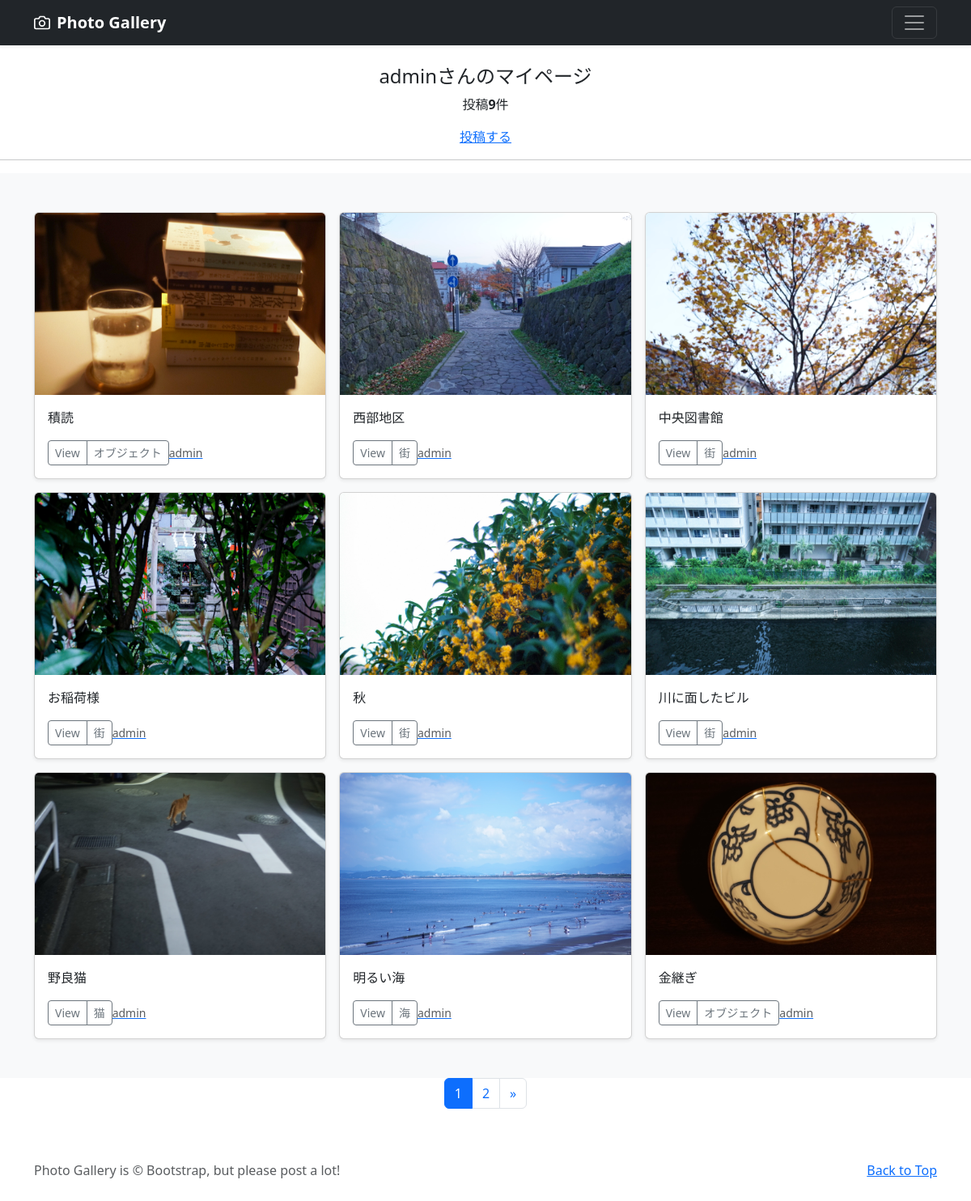
Screenshot of /mypage/ (signed in) with the database file from the repository.
### accounts/models.py (models this page shows)
class CustomUser(AbstractUser):
    pass

### photo/models.py (models this page shows, shortened)
class PhotoPost(models.Model):
    user=models.ForeignKey(
        CustomUser,
        verbose_name='ユーザー',
        on_delete=models.CASCADE
        )
    category=models.ForeignKey(
        Category,
        verbose_name='カテゴリ',
        on_delete=models.PROTECT
        )
    title=models.CharField(
        verbose_name='タイトル', #フィールドのタイトル
        max_length=200          #最大文字数は200
        )
    comment=models.TextField(
        verbose_name='コメント'            #フィールドのタイトル
    )
    image1=models.ImageField(
        verbose_name='イメージ1',           #フィールドのタイトル
        upload_to='photos'                 #MEDIA_ROOT以下のphotosにファイルを保存
    )
    image2=models.ImageField(
        verbose_name='イメージ2',           #フィールドのタイトル
        upload_to='photos',                #MEDIA_ROOT以下のphotosにファイルを保存
        blank=True,                        #フィールドの値の設定は必須ではない
        null=True                          #データベースにnullが保存されていることを許容
    )
    posted_at=models.DateTimeField(
        verbose_name='投稿日時',            #フィールドのタイトル
        auto_now_add=True                  #日時を自動追加
    )

class Category(models.Model):
    title=models.CharField(
        verbose_name='カテゴリ', #フィールドのタイトル
        max_length=20)

### photo/views.py (the view)
# urls.py: path('mypage/', views.MypageView.as_view(), name='mypage'),
class MypageView(ListView):
    template_name='mypage.html'
    paginate_by=9
    def get_queryset(self):
        queryset=PhotoPost.objects.filter(
            user=self.request.user).order_by('-posted_at')
        return queryset

### photo/templates/mypage.html (shortened to what this page needs)
{% extends 'base.html' %}
    {% block contents %}
    {% if user.is_authenticated %}
        <br>
        <div style="text-align:center">
            <h4>{{user.username}}さんのマイページ</h4>
            {% if object_list.count == 0 %}
                <p>{{user.username}}さんの投稿はありません</p>
            {% else %}
                <p>投稿<strong>{{object_list.count}}</strong>件</p>
            {% endif %}
            <a href="{% url 'photo:post' %}">投稿する</a>
        </div>
        <hr>
    {% endif %}
    {% include "photos_list.html" %}
    {% include "pagination.html" %}
    {% endblock %}

### photo/templates/base.html (shortened to what this page needs)
{% load static %}
<!doctype html>
<html lang="ja">
  <head>
  <link href="https://cdn.jsdelivr.net/npm/bootstrap@5.3.0/dist/css/bootstrap.min.css"
      rel="stylesheet"
>
  </head>
  <body>
    <header>
      <div class="navbar navbar-dark bg-dark shadow-sm">
        <div class="container">
          <a href="{% url 'photo:index' %}"
              class="navbar-brand d-flex align-items-center">
            <strong>Photo Gallery</strong>
          </a>
          <button class="navbar-toggler"
                  type="button"
                  data-bs-toggle="collapse"
                  data-bs-target="#navbarHeader"
                  aria-controls="navbarHeader"
                  aria-expanded="false"
                  aria-label="Toggle navigation">
            <span class="navbar-toggler-icon"></span>
          </button>
        </div>
      </div>
    </header>
    <main>
      {% block contents %}{% endblock %}
    </main>
    <footer class="text-muted py-5">
      <div class="container">
        <p class="float-end mb-1">
          <a href="#">Back to Top</a>
        </p>
        <p class="mb-1">
          Photo Gallery is &copy; Bootstrap, but please post a lot!
        </p>
      </div>
    </footer>
  </body>
</html>

### photo/templates/photos_list.html (shortened to what this page needs)
<div class="album py-5 bg-light">
  <div class="container">
    <div class="row row-cols-1 row-cols-sm-2 row-cols-md-3 g-3">
      {% for record in object_list %}
      <div class="col">
        <div class="card shadow-sm">
          <img src="{{ record.image1.url }}"
                class="bd-placeholder-img card-img-top"
                width="100%" height="225"
                xmlns="http://www.w3.org/2000/svg"
                role="img" aria-label="Placeholder: Thumbnail"
                preserveAspectRatio="xMidYMid slice"
                focusable="false">
                <rect width="100%" height="100%" fill="#55595c"/>
          <div class="card-body">
            <p class="card-text">
              {{ record.title }}
            </p>
            <div class="d-flex justfy-content-between align-items-center">
              <div class="btn-group">
                <button type="button"
                        class="btn btn-sm btn-outline-secondary"
                        onclick="location.href='{% url 'photo:photo_detail' record.pk %}'">
                        View</button>
                <button type="button"
                        class="btn btn-sm btn-outline-secondary"
                        onclick="location.href='{% url 'photo:photos_cat' category=record.category.id %}'">
                        {{ record.category.title }}</button>
              </div>
              <a href="{% url 'photo:user_list' user=record.user.id %}">
              <small class="text-muted">
                {{ record.user.username }}</small>
              </a>
            </div>
          </div>
        </div>
      </div>
      {% endfor %}
    </div>
  </div>
</div>

### photo/templates/pagination.html (shortened to what this page needs)
<ul class="pagination"
    style="justify-content:center">
    {% for num in page_obj.paginator.page_range %}
        {% if page_obj.number == num %}
        <li class="page-item active">
            <span class="page-link">{{ num }}</span>
        </li>
        {% else %}
        <li class="page-item">
            <a class="page-link" href="?page={{ num }}">{{ num }}</a>
        </li>
        {% endif %}
    {% endfor %}
    {% if page_obj.has_next %}
    <li class="page-item">
        <a class="page-link"
            href="?page={{ page_obj.next_page_number }}"
            aria-label="Next">
            <span aria-hidden="true">&raquo;</span>
        </a>
    </li>
    {% endif %}
</ul>

### photo/templates/base.html (style rules this page uses)
.bd-placeholder-img { font-size: 1.125rem; text-anchor: middle; -webkit-user-select: none; -moz-user-select: none; user-select: none; }

### rows the page displays
CustomUser: username "admin"
PhotoPost: image1 (picture), title "積読", category "オブジェクト", user.username "admin"
PhotoPost: image1 (picture), title "西部地区", category "街", user.username "admin"
PhotoPost: image1 (picture), title "中央図書館", category "街", user.username "admin"
PhotoPost: image1 (picture), title "お稲荷様", category "街", user.username "admin"
PhotoPost: image1 (picture), title "秋", category "街", user.username "admin"
PhotoPost: image1 (picture), title "川に面したビル", category "街", user.username "admin"
PhotoPost: image1 (picture), title "野良猫", category "猫", user.username "admin"
PhotoPost: image1 (picture), title "明るい海", category "海", user.username "admin"
PhotoPost: image1 (picture), title "金継ぎ", category "オブジェクト", user.username "admin"

### other values shown
{{ object_list.count }} "9"
{{ num }} "1"
{{ num }} "2"
